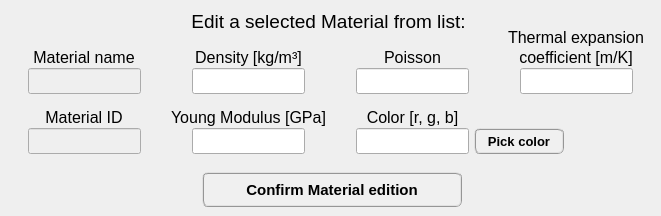
    <widget class="QWidget" name="tab_edit_material">
     <attribute name="title">
      <string>Edit</string>
     </attribute>
     <widget class="QLineEdit" name="lineEdit_density_edit">
      <property name="geometry">
       <rect>
        <x>192</x>
        <y>68</y>
        <width>113</width>
        <height>26</height>
       </rect>
      </property>
      <property name="minimumSize">
       <size>
        <width>113</width>
        <height>26</height>
       </size>
      </property>
      <property name="maximumSize">
       <size>
        <width>113</width>
        <height>26</height>
       </size>
      </property>
      <property name="font">
       <font>
        <family>Arial</family>
        <pointsize>11</pointsize>
        <weight>75</weight>
        <italic>false</italic>
        <bold>true</bold>
       </font>
      </property>
      <property name="alignment">
       <set>Qt::AlignCenter</set>
      </property>
     </widget>
     <widget class="QLabel" name="thermal_expansion_label_2">
      <property name="geometry">
       <rect>
        <x>500</x>
        <y>28</y>
        <width>152</width>
        <height>20</height>
       </rect>
      </property>
      <property name="text">
       <string>&lt;html&gt;&lt;head/&gt;&lt;body&gt;&lt;p align=&quot;center&quot;&gt;&lt;span style=&quot; font-size:12pt; font-style:normal;&quot;&gt;Thermal expansion&lt;/span&gt;&lt;/p&gt;&lt;/body&gt;&lt;/html&gt;</string>
      </property>
     </widget>
     <widget class="QLineEdit" name="lineEdit_thermal_expansion_coefficient_edit">
      <property name="geometry">
       <rect>
        <x>520</x>
        <y>68</y>
        <width>113</width>
        <height>26</height>
       </rect>
      </property>
      <property name="minimumSize">
       <size>
        <width>113</width>
        <height>26</height>
       </size>
      </property>
      <property name="maximumSize">
       <size>
        <width>113</width>
        <height>26</height>
       </size>
      </property>
      <property name="font">
       <font>
        <family>Arial</family>
        <pointsize>11</pointsize>
        <weight>75</weight>
        <italic>false</italic>
        <bold>true</bold>
       </font>
      </property>
      <property name="alignment">
       <set>Qt::AlignCenter</set>
      </property>
     </widget>
     <widget class="QLabel" name="density_label_2">
      <property name="geometry">
       <rect>
        <x>174</x>
        <y>48</y>
        <width>149</width>
        <height>20</height>
       </rect>
      </property>
      <property name="text">
       <string>&lt;html&gt;&lt;head/&gt;&lt;body&gt;&lt;p align=&quot;center&quot;&gt;&lt;span style=&quot; font-size:12pt; font-style:normal;&quot;&gt;Density [kg/m³]&lt;/span&gt;&lt;/p&gt;&lt;/body&gt;&lt;/html&gt;</string>
      </property>
     </widget>
     <widget class="QLineEdit" name="lineEdit_youngModulus_edit">
      <property name="geometry">
       <rect>
        <x>192</x>
        <y>128</y>
        <width>113</width>
        <height>26</height>
       </rect>
      </property>
      <property name="minimumSize">
       <size>
        <width>113</width>
        <height>26</height>
       </size>
      </property>
      <property name="maximumSize">
       <size>
        <width>113</width>
        <height>26</height>
       </size>
      </property>
      <property name="font">
       <font>
        <family>Arial</family>
        <pointsize>11</pointsize>
        <weight>75</weight>
        <italic>false</italic>
        <bold>true</bold>
       </font>
      </property>
      <property name="alignment">
       <set>Qt::AlignCenter</set>
      </property>
     </widget>
     <widget class="QLabel" name="YoungMod_label_2">
      <property name="geometry">
       <rect>
        <x>162</x>
        <y>108</y>
        <width>173</width>
        <height>20</height>
       </rect>
      </property>
      <property name="font">
       <font>
        <italic>false</italic>
       </font>
      </property>
      <property name="text">
       <string>&lt;html&gt;&lt;head/&gt;&lt;body&gt;&lt;p align=&quot;center&quot;&gt;&lt;span style=&quot; font-size:12pt;&quot;&gt;Young Modulus [GPa]&lt;/span&gt;&lt;/p&gt;&lt;/body&gt;&lt;/html&gt;</string>
      </property>
     </widget>
     <widget class="QLineEdit" name="lineEdit_name_edit">
      <property name="enabled">
       <bool>false</bool>
      </property>
      <property name="geometry">
       <rect>
        <x>28</x>
        <y>68</y>
        <width>113</width>
        <height>26</height>
       </rect>
      </property>
      <property name="minimumSize">
       <size>
        <width>113</width>
        <height>26</height>
       </size>
      </property>
      <property name="maximumSize">
       <size>
        <width>113</width>
        <height>26</height>
       </size>
      </property>
      <property name="font">
       <font>
        <family>Arial</family>
        <pointsize>11</pointsize>
        <weight>75</weight>
        <italic>false</italic>
        <bold>true</bold>
       </font>
      </property>
      <property name="alignment">
       <set>Qt::AlignCenter</set>
      </property>
     </widget>
     <widget class="QLineEdit" name="lineEdit_poisson_edit">
      <property name="geometry">
       <rect>
        <x>356</x>
        <y>68</y>
        <width>113</width>
        <height>26</height>
       </rect>
      </property>
      <property name="minimumSize">
       <size>
        <width>113</width>
        <height>26</height>
       </size>
      </property>
      <property name="maximumSize">
       <size>
        <width>113</width>
        <height>26</height>
       </size>
      </property>
      <property name="font">
       <font>
        <family>Arial</family>
        <pointsize>11</pointsize>
        <weight>75</weight>
        <italic>false</italic>
        <bold>true</bold>
       </font>
      </property>
      <property name="alignment">
       <set>Qt::AlignCenter</set>
      </property>
     </widget>
     <widget class="QLabel" name="coefficient_mK_2">
      <property name="geometry">
       <rect>
        <x>500</x>
        <y>48</y>
        <width>152</width>
        <height>20</height>
       </rect>
      </property>
      <property name="text">
       <string>&lt;html&gt;&lt;head/&gt;&lt;body&gt;&lt;p align=&quot;center&quot;&gt;&lt;span style=&quot; font-size:12pt; font-style:normal;&quot;&gt;coefficient [m/K]&lt;/span&gt;&lt;/p&gt;&lt;/body&gt;&lt;/html&gt;</string>
      </property>
     </widget>
     <widget class="QLineEdit" name="lineEdit_color_edit">
      <property name="geometry">
       <rect>
        <x>356</x>
        <y>128</y>
        <width>113</width>
        <height>26</height>
       </rect>
      </property>
      <property name="minimumSize">
       <size>
        <width>113</width>
        <height>26</height>
       </size>
      </property>
      <property name="maximumSize">
       <size>
        <width>113</width>
        <height>26</height>
       </size>
      </property>
      <property name="font">
       <font>
        <family>Arial</family>
        <pointsize>11</pointsize>
        <weight>75</weight>
        <italic>false</italic>
        <bold>true</bold>
       </font>
      </property>
      <property name="alignment">
       <set>Qt::AlignCenter</set>
      </property>
     </widget>
     <widget class="QLineEdit" name="lineEdit_id_edit">
      <property name="enabled">
       <bool>false</bool>
      </property>
      <property name="geometry">
       <rect>
        <x>28</x>
        <y>128</y>
        <width>113</width>
        <height>26</height>
       </rect>
      </property>
      <property name="minimumSize">
       <size>
        <width>113</width>
        <height>26</height>
       </size>
      </property>
      <property name="maximumSize">
       <size>
        <width>113</width>
        <height>26</height>
       </size>
      </property>
      <property name="font">
       <font>
        <family>Arial</family>
        <pointsize>11</pointsize>
        <weight>75</weight>
        <italic>false</italic>
        <bold>true</bold>
       </font>
      </property>
      <property name="alignment">
       <set>Qt::AlignCenter</set>
      </property>
     </widget>
     <widget class="QLabel" name="poisson_label_4">
      <property name="geometry">
       <rect>
        <x>378</x>
        <y>48</y>
        <width>69</width>
        <height>20</height>
       </rect>
      </property>
      <property name="text">
       <string>&lt;html&gt;&lt;head/&gt;&lt;body&gt;&lt;p align=&quot;center&quot;&gt;&lt;span style=&quot; font-size:12pt; font-style:normal;&quot;&gt;Poisson&lt;/span&gt;&lt;/p&gt;&lt;/body&gt;&lt;/html&gt;</string>
      </property>
     </widget>
     <widget class="QLabel" name="color_label_3">
      <property name="geometry">
       <rect>
        <x>356</x>
        <y>108</y>
        <width>113</width>
        <height>20</height>
       </rect>
      </property>
      <property name="text">
       <string>&lt;html&gt;&lt;head/&gt;&lt;body&gt;&lt;p align=&quot;center&quot;&gt;&lt;span style=&quot; font-size:12pt; font-style:normal;&quot;&gt;Color [r, g, b]&lt;/span&gt;&lt;/p&gt;&lt;/body&gt;&lt;/html&gt;</string>
      </property>
     </widget>
     <widget class="QPushButton" name="pushButton_confirm_material_edition">
      <property name="enabled">
       <bool>true</bool>
      </property>
      <property name="geometry">
       <rect>
        <x>202</x>
        <y>172</y>
        <width>260</width>
        <height>35</height>
       </rect>
      </property>
      <property name="minimumSize">
       <size>
        <width>260</width>
        <height>35</height>
       </size>
      </property>
      <property name="maximumSize">
       <size>
        <width>260</width>
        <height>35</height>
       </size>
      </property>
      <property name="font">
       <font>
        <family>MS Shell Dlg 2</family>
        <pointsize>11</pointsize>
        <weight>75</weight>
        <italic>false</italic>
        <bold>true</bold>
       </font>
      </property>
      <property name="cursor">
       <cursorShape>ArrowCursor</cursorShape>
      </property>
      <property name="layoutDirection">
       <enum>Qt::LeftToRight</enum>
      </property>
      <property name="autoFillBackground">
       <bool>false</bool>
      </property>
      <property name="styleSheet">
       <string notr="true">QPushButton{border-radius: 6px; border-color: rgb(150, 150, 150); border-style: ridge; border-width: 2px; color: rgb(0, 0, 0); background-color: rgb(240, 240, 240); font: 75 bold 11pt &quot;MS Shell Dlg 2&quot;}
QPushButton:hover{border-radius: 6px; border-color: rgb(0, 170, 255); border-style: ridge; border-width: 2px; color: rgb(0, 0, 0); background-color: rgba(174, 213, 255, 100); font: 75 bold 11pt &quot;MS Shell Dlg 2&quot;}
QPushButton:pressed{border-radius: 6px; border-color: rgb(0, 170, 255); border-style: ridge; border-width: 3px; color: rgb(0, 0, 0); background-color: rgb(174, 213, 255); font: 75 bold 11pt &quot;MS Shell Dlg 2&quot;}</string>
      </property>
      <property name="text">
       <string>Confirm Material edition</string>
      </property>
      <property name="shortcut">
       <string>Shift+A</string>
      </property>
      <property name="checkable">
       <bool>false</bool>
      </property>
      <property name="autoDefault">
       <bool>true</bool>
      </property>
      <property name="default">
       <bool>false</bool>
      </property>
      <property name="flat">
       <bool>false</bool>
      </property>
     </widget>
     <widget class="QLabel" name="Add_new_mat_label_2">
      <property name="geometry">
       <rect>
        <x>164</x>
        <y>6</y>
        <width>329</width>
        <height>31</height>
       </rect>
      </property>
      <property name="font">
       <font>
        <pointsize>11</pointsize>
       </font>
      </property>
      <property name="text">
       <string>&lt;html&gt;&lt;head/&gt;&lt;body&gt;&lt;p align=&quot;center&quot;&gt;&lt;span style=&quot; font-size:14pt; font-style:normal;&quot;&gt;Edit a selected Material from list:&lt;/span&gt;&lt;/p&gt;&lt;/body&gt;&lt;/html&gt;</string>
      </property>
      <property name="textFormat">
       <enum>Qt::AutoText</enum>
      </property>
      <property name="alignment">
       <set>Qt::AlignCenter</set>
      </property>
     </widget>
     <widget class="QPushButton" name="pushButton_pickColor_edit">
      <property name="geometry">
       <rect>
        <x>474</x>
        <y>128</y>
        <width>90</width>
        <height>26</height>
       </rect>
      </property>
      <property name="minimumSize">
       <size>
        <width>90</width>
        <height>26</height>
       </size>
      </property>
      <property name="maximumSize">
       <size>
        <width>90</width>
        <height>26</height>
       </size>
      </property>
      <property name="font">
       <font>
        <family>MS Shell Dlg 2</family>
        <pointsize>10</pointsize>
        <weight>75</weight>
        <italic>false</italic>
        <bold>true</bold>
       </font>
      </property>
      <property name="styleSheet">
       <string notr="true">QPushButton{border-radius: 6px; border-color: rgb(150, 150, 150); border-style: ridge; border-width: 2px; color: rgb(0, 0, 0); background-color: rgb(240, 240, 240); font: 75 bold 10pt &quot;MS Shell Dlg 2&quot;}
QPushButton:hover{border-radius: 6px; border-color: rgb(0, 170, 255); border-style: ridge; border-width: 2px; color: rgb(0, 0, 0); background-color: rgba(174, 213, 255, 100); font: 75 bold 10pt &quot;MS Shell Dlg 2&quot;}
QPushButton:pressed{border-radius: 6px; border-color: rgb(0, 170, 255); border-style: ridge; border-width: 3px; color: rgb(0, 0, 0); background-color: rgb(174, 213, 255); font: 75 bold 10pt &quot;MS Shell Dlg 2&quot;}</string>
      </property>
      <property name="text">
       <string>Pick color</string>
      </property>
     </widget>
     <widget class="QLabel" name="Name_label_2">
      <property name="geometry">
       <rect>
        <x>24</x>
        <y>48</y>
        <width>120</width>
        <height>20</height>
       </rect>
      </property>
      <property name="text">
       <string>&lt;html&gt;&lt;head/&gt;&lt;body&gt;&lt;p align=&quot;center&quot;&gt;&lt;span style=&quot; font-size:12pt; font-style:normal;&quot;&gt;Material name&lt;/span&gt;&lt;/p&gt;&lt;/body&gt;&lt;/html&gt;</string>
      </property>
     </widget>
     <widget class="QLabel" name="ID_label_2">
      <property name="geometry">
       <rect>
        <x>24</x>
        <y>108</y>
        <width>120</width>
        <height>20</height>
       </rect>
      </property>
      <property name="text">
       <string>&lt;html&gt;&lt;head/&gt;&lt;body&gt;&lt;p align=&quot;center&quot;&gt;&lt;span style=&quot; font-size:12pt; font-style:normal;&quot;&gt;Material ID&lt;/span&gt;&lt;/p&gt;&lt;/body&gt;&lt;/html&gt;</string>
      </property>
     </widget>
    </widget>
